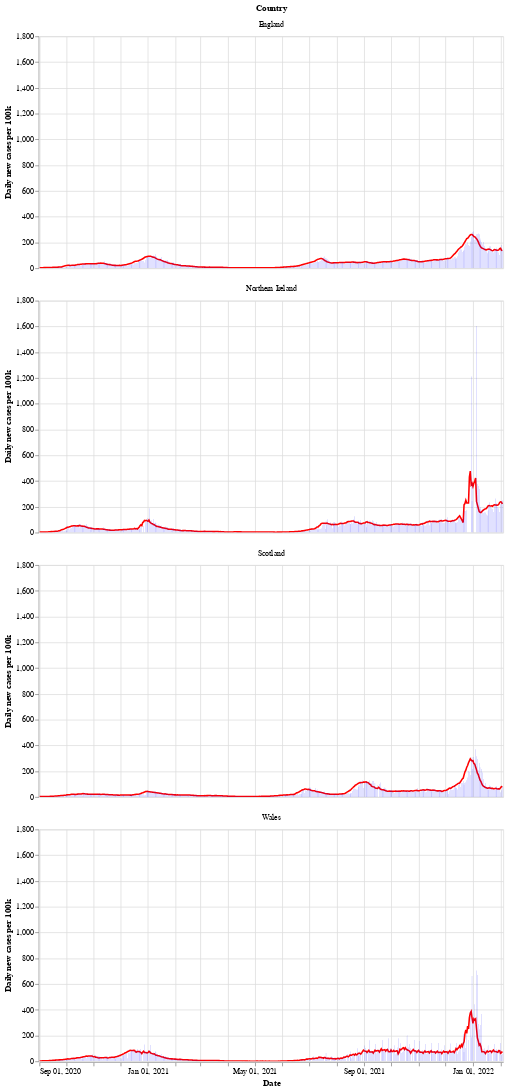

Notebook cell for this chart:
### Markdown cell above
Next is a bar chart of the number of new cases in each country (per 100k population), with the 7 day moving average of cases. Again we see that Wales saw a longer period of raising and falling cases compared to the other countries.

After a period of cases falling, each nation is now seeing a rise in the number of cases - especially in Wales.

### Code cell
# collapse
bars = alt.Chart(uk_cases).mark_bar().encode(
    x=alt.X("yearmonthdate(date):T", axis=alt.Axis(title='Date')),
    y=alt.Y("newCasesRate:Q", axis=alt.Axis(title='Daily new cases per 100k')),
    tooltip='newCasesRate',
    color=alt.condition(
        alt.datum.dailyChange > 0,
        alt.value("orange"),  # The positive color
        alt.value("blue")  # The negative color
    )
).properties(title='New cases per 100k population with rolling 7 day average', width=600).interactive()
line = alt.Chart(uk_cases).mark_line(
    color='red',
    size=2,
).transform_window(
    rolling_mean='mean(newCasesRate)',
    frame=[0, 7],
    groupby=['areaName']
).encode(
    x='yearmonthdate(date):T',
    y='rolling_mean:Q'
)
alt.layer(line, bars, data=uk_cases).facet(alt.Row('areaName', title='Country'), columns=1)

### Figure 1 — Vega-Lite specification as saved in the notebook (floating-point values rounded to 4 significant figures; data arrays with more than 128 entries replaced by an {"elided": "..."} marker saying what was removed)
{"config": {"view": {"continuousWidth": 400, "continuousHeight": 300}}, "data": {"name": "data-6f2e3d27736e00fcdc4904a59768aff3"}, "facet": {"type": "nominal", "field": "areaName", "title": "Country"}, "spec": {"layer": [{"mark": {"type": "line", "color": "red", "size": 2}, "encoding": {"x": {"type": "temporal", "field": "date", "timeUnit": "yearmonthdate"}, "y": {"type": "quantitative", "field": "rolling_mean"}}, "transform": [{"window": [{"op": "mean", "field": "newCasesRate", "as": "rolling_mean"}], "frame": [0, 7], "groupby": ["areaName"]}]}, {"mark": "bar", "encoding": {"color": {"condition": {"value": "orange", "test": "(datum.dailyChange > 0)"}, "value": "blue"}, "tooltip": {"type": "quantitative", "field": "newCasesRate"}, "x": {"type": "temporal", "axis": {"title": "Date"}, "field": "date", "timeUnit": "yearmonthdate"}, "y": {"type": "quantitative", "axis": {"title": "Daily new cases per 100k"}, "field": "newCasesRate"}}, "selection": {"selector002": {"type": "interval", "bind": "scales", "encodings": ["x", "y"]}}, "title": "New cases per 100k population with rolling 7 day average", "width": 600}]}, "columns": 1, "$schema": "https://vega.github.io/schema/vega-lite/v4.8.1.json", "datasets": {"data-6f2e3d27736e00fcdc4904a59768aff3": {"elided": "2084 records"}}}
